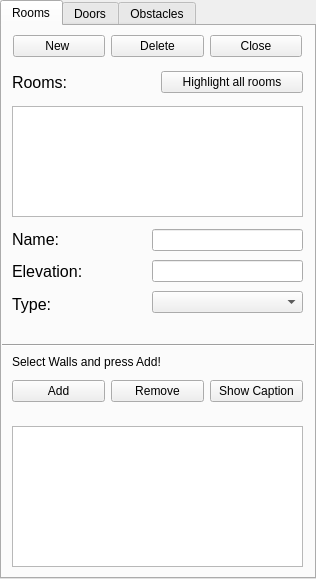
<?xml version="1.0" encoding="UTF-8"?>
<ui version="4.0">
 <class>roomWidget</class>
 <widget class="QTabWidget" name="roomWidget">
  <property name="geometry">
   <rect>
    <x>0</x>
    <y>0</y>
    <width>316</width>
    <height>579</height>
   </rect>
  </property>
  <property name="windowTitle">
   <string>TabWidget</string>
  </property>
  <property name="toolTip">
   <string/>
  </property>
  <property name="currentIndex">
   <number>0</number>
  </property>
  <widget class="QWidget" name="widget">
   <property name="toolTip">
    <string/>
   </property>
   <attribute name="title">
    <string>Rooms</string>
   </attribute>
   <widget class="QLabel" name="label_2">
    <property name="geometry">
     <rect>
      <x>10</x>
      <y>320</y>
      <width>291</width>
      <height>31</height>
     </rect>
    </property>
    <property name="text">
     <string>Select Walls and press Add!</string>
    </property>
   </widget>
   <widget class="QListWidget" name="listWalls">
    <property name="geometry">
     <rect>
      <x>10</x>
      <y>400</y>
      <width>291</width>
      <height>141</height>
     </rect>
    </property>
   </widget>
   <widget class="QListWidget" name="list_rooms">
    <property name="geometry">
     <rect>
      <x>10</x>
      <y>80</y>
      <width>291</width>
      <height>111</height>
     </rect>
    </property>
   </widget>
   <widget class="Line" name="line_2">
    <property name="geometry">
     <rect>
      <x>-10</x>
      <y>299</y>
      <width>341</width>
      <height>41</height>
     </rect>
    </property>
    <property name="orientation">
     <enum>Qt::Horizontal</enum>
    </property>
   </widget>
   <widget class="QWidget" name="horizontalLayoutWidget">
    <property name="geometry">
     <rect>
      <x>10</x>
      <y>0</y>
      <width>291</width>
      <height>41</height>
     </rect>
    </property>
    <layout class="QHBoxLayout" name="horizontalLayout">
     <property name="leftMargin">
      <number>1</number>
     </property>
     <property name="rightMargin">
      <number>1</number>
     </property>
     <item>
      <widget class="QPushButton" name="new_room_button">
       <property name="toolTip">
        <string>&lt;html&gt;&lt;head/&gt;&lt;body&gt;&lt;p&gt;Create new room&lt;/p&gt;&lt;/body&gt;&lt;/html&gt;</string>
       </property>
       <property name="text">
        <string>New </string>
       </property>
       <property name="shortcut">
        <string>Ctrl+Alt+N</string>
       </property>
      </widget>
     </item>
     <item>
      <widget class="QPushButton" name="delete_room">
       <property name="toolTip">
        <string>&lt;html&gt;&lt;head/&gt;&lt;body&gt;&lt;p&gt;Delete selected room&lt;/p&gt;&lt;/body&gt;&lt;/html&gt;</string>
       </property>
       <property name="text">
        <string>Delete</string>
       </property>
      </widget>
     </item>
     <item>
      <widget class="QPushButton" name="closeButton">
       <property name="toolTip">
        <string>&lt;html&gt;&lt;head/&gt;&lt;body&gt;&lt;p&gt;Close Define Room&lt;/p&gt;&lt;/body&gt;&lt;/html&gt;</string>
       </property>
       <property name="statusTip">
        <string>Close widget</string>
       </property>
       <property name="text">
        <string>Close</string>
       </property>
       <property name="shortcut">
        <string>Ctrl+L</string>
       </property>
      </widget>
     </item>
    </layout>
   </widget>
   <widget class="QWidget" name="horizontalLayoutWidget_2">
    <property name="geometry">
     <rect>
      <x>10</x>
      <y>350</y>
      <width>291</width>
      <height>31</height>
     </rect>
    </property>
    <layout class="QHBoxLayout" name="horizontalLayout_2">
     <item>
      <widget class="QPushButton" name="add_button">
       <property name="toolTip">
        <string>&lt;html&gt;&lt;head/&gt;&lt;body&gt;&lt;p&gt;Add wall to selected room&lt;/p&gt;&lt;/body&gt;&lt;/html&gt;</string>
       </property>
       <property name="text">
        <string>Add</string>
       </property>
       <property name="shortcut">
        <string>Ctrl+Alt+A</string>
       </property>
      </widget>
     </item>
     <item>
      <widget class="QPushButton" name="remove_button">
       <property name="toolTip">
        <string>&lt;html&gt;&lt;head/&gt;&lt;body&gt;&lt;p&gt;Delete wall from selected room&lt;/p&gt;&lt;/body&gt;&lt;/html&gt;</string>
       </property>
       <property name="text">
        <string>Remove</string>
       </property>
       <property name="shortcut">
        <string>Ctrl+Alt+R</string>
       </property>
      </widget>
     </item>
     <item>
      <widget class="QPushButton" name="caption">
       <property name="toolTip">
        <string>&lt;html&gt;&lt;head/&gt;&lt;body&gt;&lt;p&gt;Show room caption&lt;/p&gt;&lt;/body&gt;&lt;/html&gt;</string>
       </property>
       <property name="text">
        <string>Show Caption</string>
       </property>
      </widget>
     </item>
    </layout>
   </widget>
   <widget class="QWidget" name="verticalLayoutWidget">
    <property name="geometry">
     <rect>
      <x>10</x>
      <y>200</y>
      <width>91</width>
      <height>91</height>
     </rect>
    </property>
    <layout class="QVBoxLayout" name="verticalLayout">
     <item>
      <widget class="QLabel" name="label_4">
       <property name="font">
        <font>
         <pointsize>12</pointsize>
        </font>
       </property>
       <property name="text">
        <string>Name:</string>
       </property>
      </widget>
     </item>
     <item>
      <widget class="QLabel" name="label_11">
       <property name="font">
        <font>
         <pointsize>12</pointsize>
        </font>
       </property>
       <property name="text">
        <string>Elevation:</string>
       </property>
      </widget>
     </item>
     <item>
      <widget class="QLabel" name="label_6">
       <property name="font">
        <font>
         <pointsize>12</pointsize>
        </font>
       </property>
       <property name="text">
        <string>Type:</string>
       </property>
      </widget>
     </item>
    </layout>
   </widget>
   <widget class="QWidget" name="verticalLayoutWidget_2">
    <property name="geometry">
     <rect>
      <x>150</x>
      <y>200</y>
      <width>151</width>
      <height>93</height>
     </rect>
    </property>
    <layout class="QVBoxLayout" name="verticalLayout_2">
     <item>
      <widget class="QLineEdit" name="chname_edit"/>
     </item>
     <item>
      <widget class="QLineEdit" name="elevation_edit"/>
     </item>
     <item>
      <widget class="QComboBox" name="classBox">
       <property name="enabled">
        <bool>true</bool>
       </property>
      </widget>
     </item>
    </layout>
   </widget>
   <widget class="QWidget" name="">
    <property name="geometry">
     <rect>
      <x>10</x>
      <y>40</y>
      <width>291</width>
      <height>32</height>
     </rect>
    </property>
    <layout class="QHBoxLayout" name="horizontalLayout_3">
     <item>
      <widget class="QLabel" name="label">
       <property name="font">
        <font>
         <pointsize>12</pointsize>
        </font>
       </property>
       <property name="text">
        <string>Rooms:</string>
       </property>
      </widget>
     </item>
     <item>
      <widget class="QPushButton" name="highlight_all">
       <property name="text">
        <string>Highlight all rooms</string>
       </property>
      </widget>
     </item>
    </layout>
   </widget>
  </widget>
  <widget class="QWidget" name="tab">
   <property name="toolTip">
    <string/>
   </property>
   <attribute name="title">
    <string>Doors</string>
   </attribute>
   <widget class="QListWidget" name="crossingList">
    <property name="geometry">
     <rect>
      <x>10</x>
      <y>80</y>
      <width>291</width>
      <height>111</height>
     </rect>
    </property>
   </widget>
   <widget class="QLabel" name="label_5">
    <property name="geometry">
     <rect>
      <x>10</x>
      <y>50</y>
      <width>171</width>
      <height>31</height>
     </rect>
    </property>
    <property name="font">
     <font>
      <pointsize>12</pointsize>
     </font>
    </property>
    <property name="text">
     <string>Doors:</string>
    </property>
   </widget>
   <widget class="QLabel" name="crossing_between">
    <property name="enabled">
     <bool>true</bool>
    </property>
    <property name="geometry">
     <rect>
      <x>10</x>
      <y>210</y>
      <width>201</width>
      <height>41</height>
     </rect>
    </property>
    <property name="font">
     <font>
      <pointsize>12</pointsize>
     </font>
    </property>
    <property name="text">
     <string>Door between</string>
    </property>
   </widget>
   <widget class="Line" name="line">
    <property name="geometry">
     <rect>
      <x>-10</x>
      <y>190</y>
      <width>341</width>
      <height>31</height>
     </rect>
    </property>
    <property name="orientation">
     <enum>Qt::Horizontal</enum>
    </property>
   </widget>
   <widget class="QPushButton" name="auto_assign_doors">
    <property name="geometry">
     <rect>
      <x>100</x>
      <y>290</y>
      <width>101</width>
      <height>28</height>
     </rect>
    </property>
    <property name="toolTip">
     <string>&lt;html&gt;&lt;head/&gt;&lt;body&gt;&lt;p&gt;Assign Door to room&lt;/p&gt;&lt;/body&gt;&lt;/html&gt;</string>
    </property>
    <property name="text">
     <string>Auto Assign</string>
    </property>
   </widget>
   <widget class="QWidget" name="horizontalLayoutWidget_4">
    <property name="geometry">
     <rect>
      <x>8</x>
      <y>0</y>
      <width>291</width>
      <height>41</height>
     </rect>
    </property>
    <layout class="QHBoxLayout" name="horizontalLayout_4">
     <property name="spacing">
      <number>7</number>
     </property>
     <property name="leftMargin">
      <number>1</number>
     </property>
     <property name="rightMargin">
      <number>1</number>
     </property>
     <item>
      <widget class="QPushButton" name="addCrossingButton">
       <property name="toolTip">
        <string>&lt;html&gt;&lt;head/&gt;&lt;body&gt;&lt;p&gt;Add new Door&lt;/p&gt;&lt;/body&gt;&lt;/html&gt;</string>
       </property>
       <property name="text">
        <string>New</string>
       </property>
      </widget>
     </item>
     <item>
      <widget class="QPushButton" name="removeCrossingButton">
       <property name="toolTip">
        <string>&lt;html&gt;&lt;head/&gt;&lt;body&gt;&lt;p&gt;Delete selected door&lt;/p&gt;&lt;/body&gt;&lt;/html&gt;</string>
       </property>
       <property name="text">
        <string>Delete</string>
       </property>
      </widget>
     </item>
     <item>
      <widget class="QPushButton" name="closeButton_2">
       <property name="toolTip">
        <string>&lt;html&gt;&lt;head/&gt;&lt;body&gt;&lt;p&gt;Close Define Room&lt;/p&gt;&lt;/body&gt;&lt;/html&gt;</string>
       </property>
       <property name="text">
        <string>Close</string>
       </property>
      </widget>
     </item>
    </layout>
   </widget>
   <widget class="QWidget" name="horizontalLayoutWidget_5">
    <property name="geometry">
     <rect>
      <x>8</x>
      <y>240</y>
      <width>291</width>
      <height>41</height>
     </rect>
    </property>
    <layout class="QHBoxLayout" name="horizontalLayout_6">
     <property name="leftMargin">
      <number>1</number>
     </property>
     <property name="rightMargin">
      <number>1</number>
     </property>
     <item>
      <widget class="QComboBox" name="roomBox1">
       <property name="enabled">
        <bool>false</bool>
       </property>
      </widget>
     </item>
     <item>
      <widget class="QLabel" name="and_label">
       <property name="enabled">
        <bool>false</bool>
       </property>
       <property name="font">
        <font>
         <pointsize>12</pointsize>
        </font>
       </property>
       <property name="text">
        <string>and</string>
       </property>
       <property name="textFormat">
        <enum>Qt::RichText</enum>
       </property>
       <property name="alignment">
        <set>Qt::AlignCenter</set>
       </property>
       <property name="indent">
        <number>-1</number>
       </property>
      </widget>
     </item>
     <item>
      <widget class="QComboBox" name="roomBox2">
       <property name="enabled">
        <bool>false</bool>
       </property>
      </widget>
     </item>
    </layout>
   </widget>
  </widget>
  <widget class="QWidget" name="tab_3">
   <property name="toolTip">
    <string/>
   </property>
   <attribute name="title">
    <string>Obstacles</string>
   </attribute>
   <widget class="QLabel" name="label_7">
    <property name="geometry">
     <rect>
      <x>10</x>
      <y>50</y>
      <width>191</width>
      <height>31</height>
     </rect>
    </property>
    <property name="font">
     <font>
      <pointsize>12</pointsize>
     </font>
    </property>
    <property name="text">
     <string>Obstacles:</string>
    </property>
   </widget>
   <widget class="QPushButton" name="closeButton_4">
    <property name="geometry">
     <rect>
      <x>110</x>
      <y>600</y>
      <width>93</width>
      <height>28</height>
     </rect>
    </property>
    <property name="text">
     <string>Close</string>
    </property>
   </widget>
   <widget class="QLabel" name="label_10">
    <property name="geometry">
     <rect>
      <x>10</x>
      <y>330</y>
      <width>291</width>
      <height>31</height>
     </rect>
    </property>
    <property name="text">
     <string>Select Walls and press Add!</string>
    </property>
   </widget>
   <widget class="QListWidget" name="listWallsObs">
    <property name="geometry">
     <rect>
      <x>10</x>
      <y>360</y>
      <width>291</width>
      <height>141</height>
     </rect>
    </property>
   </widget>
   <widget class="QListWidget" name="list_obstacles">
    <property name="geometry">
     <rect>
      <x>10</x>
      <y>80</y>
      <width>291</width>
      <height>71</height>
     </rect>
    </property>
   </widget>
   <widget class="Line" name="line_6">
    <property name="geometry">
     <rect>
      <x>-20</x>
      <y>210</y>
      <width>341</width>
      <height>20</height>
     </rect>
    </property>
    <property name="orientation">
     <enum>Qt::Horizontal</enum>
    </property>
   </widget>
   <widget class="Line" name="line_7">
    <property name="geometry">
     <rect>
      <x>0</x>
      <y>280</y>
      <width>341</width>
      <height>20</height>
     </rect>
    </property>
    <property name="orientation">
     <enum>Qt::Horizontal</enum>
    </property>
   </widget>
   <widget class="QWidget" name="horizontalLayoutWidget_6">
    <property name="geometry">
     <rect>
      <x>14</x>
      <y>0</y>
      <width>291</width>
      <height>41</height>
     </rect>
    </property>
    <layout class="QHBoxLayout" name="horizontalLayout_7">
     <property name="leftMargin">
      <number>1</number>
     </property>
     <property name="rightMargin">
      <number>1</number>
     </property>
     <item>
      <widget class="QPushButton" name="new_obs_button">
       <property name="toolTip">
        <string>&lt;html&gt;&lt;head/&gt;&lt;body&gt;&lt;p&gt;Create new obstacle&lt;/p&gt;&lt;/body&gt;&lt;/html&gt;</string>
       </property>
       <property name="text">
        <string>New </string>
       </property>
      </widget>
     </item>
     <item>
      <widget class="QPushButton" name="delete_obs">
       <property name="toolTip">
        <string>&lt;html&gt;&lt;head/&gt;&lt;body&gt;&lt;p&gt;Delete selected obstacle&lt;/p&gt;&lt;/body&gt;&lt;/html&gt;</string>
       </property>
       <property name="text">
        <string>Delete </string>
       </property>
      </widget>
     </item>
     <item>
      <widget class="QPushButton" name="closeButton_3">
       <property name="toolTip">
        <string>&lt;html&gt;&lt;head/&gt;&lt;body&gt;&lt;p&gt;Close Define Room&lt;/p&gt;&lt;/body&gt;&lt;/html&gt;</string>
       </property>
       <property name="statusTip">
        <string>Close widget</string>
       </property>
       <property name="text">
        <string>Close</string>
       </property>
      </widget>
     </item>
    </layout>
   </widget>
   <widget class="QWidget" name="horizontalLayoutWidget_7">
    <property name="geometry">
     <rect>
      <x>10</x>
      <y>160</y>
      <width>291</width>
      <height>41</height>
     </rect>
    </property>
    <layout class="QHBoxLayout" name="horizontalLayout_9">
     <property name="leftMargin">
      <number>1</number>
     </property>
     <property name="rightMargin">
      <number>1</number>
     </property>
     <item>
      <widget class="QLabel" name="label_9">
       <property name="font">
        <font>
         <pointsize>12</pointsize>
        </font>
       </property>
       <property name="text">
        <string>Name:</string>
       </property>
      </widget>
     </item>
     <item>
      <widget class="QLineEdit" name="chname_edit_obs"/>
     </item>
     <item>
      <widget class="QPushButton" name="caption_obs">
       <property name="text">
        <string>Show Caption</string>
       </property>
      </widget>
     </item>
    </layout>
   </widget>
   <widget class="QWidget" name="horizontalLayoutWidget_8">
    <property name="geometry">
     <rect>
      <x>10</x>
      <y>230</y>
      <width>291</width>
      <height>41</height>
     </rect>
    </property>
    <layout class="QHBoxLayout" name="horizontalLayout_10">
     <property name="leftMargin">
      <number>1</number>
     </property>
     <property name="rightMargin">
      <number>1</number>
     </property>
     <item>
      <widget class="QLabel" name="is_in">
       <property name="enabled">
        <bool>false</bool>
       </property>
       <property name="font">
        <font>
         <pointsize>12</pointsize>
        </font>
       </property>
       <property name="text">
        <string>is in:</string>
       </property>
      </widget>
     </item>
     <item>
      <widget class="QComboBox" name="roomBox_obs">
       <property name="enabled">
        <bool>false</bool>
       </property>
      </widget>
     </item>
    </layout>
   </widget>
   <widget class="QWidget" name="horizontalLayoutWidget_9">
    <property name="geometry">
     <rect>
      <x>10</x>
      <y>290</y>
      <width>291</width>
      <height>41</height>
     </rect>
    </property>
    <layout class="QHBoxLayout" name="horizontalLayout_11">
     <property name="leftMargin">
      <number>1</number>
     </property>
     <property name="rightMargin">
      <number>1</number>
     </property>
     <item>
      <widget class="QPushButton" name="add_button_obs">
       <property name="text">
        <string>Add</string>
       </property>
      </widget>
     </item>
     <item>
      <widget class="QPushButton" name="remove_button_obs">
       <property name="text">
        <string>Remove</string>
       </property>
      </widget>
     </item>
    </layout>
   </widget>
  </widget>
 </widget>
 <tabstops>
  <tabstop>new_room_button</tabstop>
  <tabstop>list_rooms</tabstop>
  <tabstop>delete_room</tabstop>
  <tabstop>closeButton</tabstop>
  <tabstop>highlight_all</tabstop>
  <tabstop>chname_edit</tabstop>
  <tabstop>elevation_edit</tabstop>
  <tabstop>classBox</tabstop>
  <tabstop>remove_button</tabstop>
  <tabstop>caption</tabstop>
  <tabstop>listWalls</tabstop>
  <tabstop>crossingList</tabstop>
  <tabstop>auto_assign_doors</tabstop>
  <tabstop>addCrossingButton</tabstop>
  <tabstop>removeCrossingButton</tabstop>
  <tabstop>closeButton_2</tabstop>
  <tabstop>roomBox1</tabstop>
  <tabstop>roomBox2</tabstop>
  <tabstop>closeButton_4</tabstop>
  <tabstop>listWallsObs</tabstop>
  <tabstop>list_obstacles</tabstop>
  <tabstop>new_obs_button</tabstop>
  <tabstop>delete_obs</tabstop>
  <tabstop>closeButton_3</tabstop>
  <tabstop>chname_edit_obs</tabstop>
  <tabstop>caption_obs</tabstop>
  <tabstop>roomBox_obs</tabstop>
  <tabstop>add_button_obs</tabstop>
  <tabstop>remove_button_obs</tabstop>
 </tabstops>
 <resources/>
 <connections/>
</ui>
